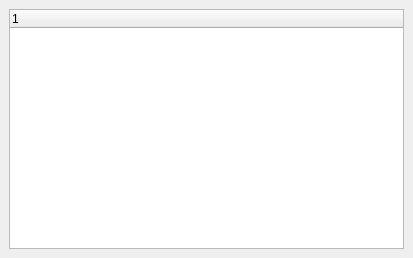
<ui version="4.0" >
 <class>jobsForm</class>
 <widget class="QWidget" name="jobsForm" >
  <property name="geometry" >
   <rect>
    <x>0</x>
    <y>0</y>
    <width>413</width>
    <height>258</height>
   </rect>
  </property>
  <property name="windowTitle" >
   <string>Client Tree</string>
  </property>
  <layout class="QGridLayout" >
   <property name="margin" >
    <number>9</number>
   </property>
   <property name="spacing" >
    <number>6</number>
   </property>
   <item row="0" column="0" >
    <widget class="QTreeWidget" name="mp_treeWidget" />
   </item>
  </layout>
  <action name="actionRefreshJobs" >
   <property name="icon" >
    <iconset resource="../main.qrc" >:/images/view-refresh.svg</iconset>
   </property>
   <property name="text" >
    <string>Refresh Jobs List</string>
   </property>
   <property name="statusTip" >
    <string>Requery the director for the list of clients.</string>
   </property>
  </action>
  <action name="actionConsoleListFiles" >
   <property name="icon" >
    <iconset resource="../main.qrc" >:/images/utilities-terminal.svg</iconset>
   </property>
   <property name="text" >
    <string>List Files Command</string>
   </property>
   <property name="iconText" >
    <string>List Files Command</string>
   </property>
   <property name="toolTip" >
    <string>List Files Command</string>
   </property>
   <property name="statusTip" >
    <string>List Files Command</string>
   </property>
  </action>
  <action name="actionConsoleListVolumes" >
   <property name="icon" >
    <iconset resource="../main.qrc" >:/images/utilities-terminal.svg</iconset>
   </property>
   <property name="text" >
    <string>List Volumes Command</string>
   </property>
   <property name="iconText" >
    <string>List Volumes Command</string>
   </property>
   <property name="toolTip" >
    <string>List Volumes Command</string>
   </property>
   <property name="statusTip" >
    <string>List Volumes Command</string>
   </property>
  </action>
  <action name="actionConsoleListNextVolume" >
   <property name="icon" >
    <iconset resource="../main.qrc" >:/images/utilities-terminal.svg</iconset>
   </property>
   <property name="text" >
    <string>List Next Volume Command</string>
   </property>
   <property name="iconText" >
    <string>List Next Volume Command</string>
   </property>
   <property name="toolTip" >
    <string>List Next Volume Command</string>
   </property>
   <property name="statusTip" >
    <string>List Next Volume Command</string>
   </property>
  </action>
  <action name="actionConsoleEnableJob" >
   <property name="icon" >
    <iconset resource="../main.qrc" >:/images/utilities-terminal.svg</iconset>
   </property>
   <property name="text" >
    <string>Enable Job Command</string>
   </property>
   <property name="iconText" >
    <string>Enable Job Command</string>
   </property>
   <property name="toolTip" >
    <string>Enable Job Command</string>
   </property>
   <property name="statusTip" >
    <string>Enable Job Command</string>
   </property>
  </action>
  <action name="actionConsoleDisableJob" >
   <property name="icon" >
    <iconset resource="../main.qrc" >:/images/utilities-terminal.svg</iconset>
   </property>
   <property name="text" >
    <string>Disable Job Command</string>
   </property>
   <property name="iconText" >
    <string>Disable Job Command</string>
   </property>
   <property name="toolTip" >
    <string>Disable Job Command</string>
   </property>
   <property name="statusTip" >
    <string>Disable Job Command</string>
   </property>
  </action>
  <action name="actionJobListQuery" >
   <property name="icon" >
    <iconset resource="../main.qrc" >:/images/emblem-system.svg</iconset>
   </property>
   <property name="text" >
    <string>Open JobList on Job</string>
   </property>
   <property name="iconText" >
    <string>Open JobList on Job</string>
   </property>
   <property name="toolTip" >
    <string>Open JobList on Job</string>
   </property>
   <property name="statusTip" >
    <string>Open JobList on Job</string>
   </property>
  </action>
  <action name="actionConsoleCancel" >
   <property name="icon" >
    <iconset resource="../main.qrc" >:/images/utilities-terminal.svg</iconset>
   </property>
   <property name="text" >
    <string>Cancel Job Command</string>
   </property>
   <property name="statusTip" >
    <string>Cancel Job Command</string>
   </property>
  </action>
 </widget>
 <resources>
  <include location="../main.qrc" />
 </resources>
 <connections/>
</ui>
